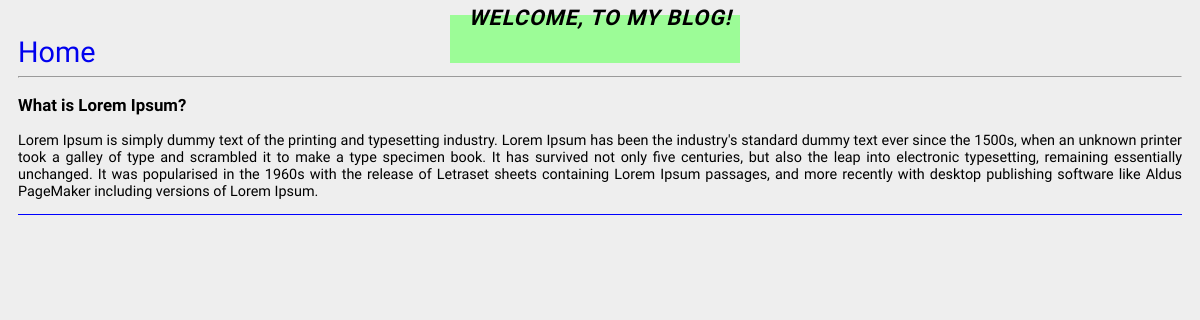
The app's page /posts/1/ with its own data.
### blog/models.py (models this page shows, shortened)
class Post(models.Model):
    title = models.CharField(max_length=255)
    body = models.TextField()
    create_time = models.DateTimeField(auto_now_add=True)

### blog/views.py (the view)
# urls.py: url(r'^posts/(\d+)/$', views.view_post, name='post-detail'),
def view_post(request, pk):
	post = Post.objects.get(pk=pk);
	return render(request, 'post.html', {'post': post});

### blog/templates/post.html (shortened to what this page needs)
{% extends 'base.html' %}
{% block content %}
<section>
    <article>
        <h1>{{ post.title }}</h1>
        <p>{{ post.body|linebreaks }}</p>
    </article>
</section>
{% endblock %}

### blog/templates/base.html (style rules this page uses)
body { font-size: .9em; background: #eee; font-family: "Muli", "Segoe UI"; text-align: justify; margin: 0; padding: 5px 18px; }
article { border-bottom: 1px solid blue; }

### records on screen
Post: title "What is Lorem Ipsum?", body "Lorem Ipsum is simply dummy text of the printing and typesetting industry. Lorem Ipsum has been the industry's standard dummy text ever since the 1500s, when an unknown printer took a galley of type and scrambled it to make a type specimen book. It has survived not only five centuries, but also the leap into electronic typesetting, remaining essentially unchanged. It was popularised in the 1960s with the release of Letraset sheets containing Lorem Ipsum passages, and more recently with desktop publishing software like Aldus PageMaker including versions of Lorem Ipsum."
